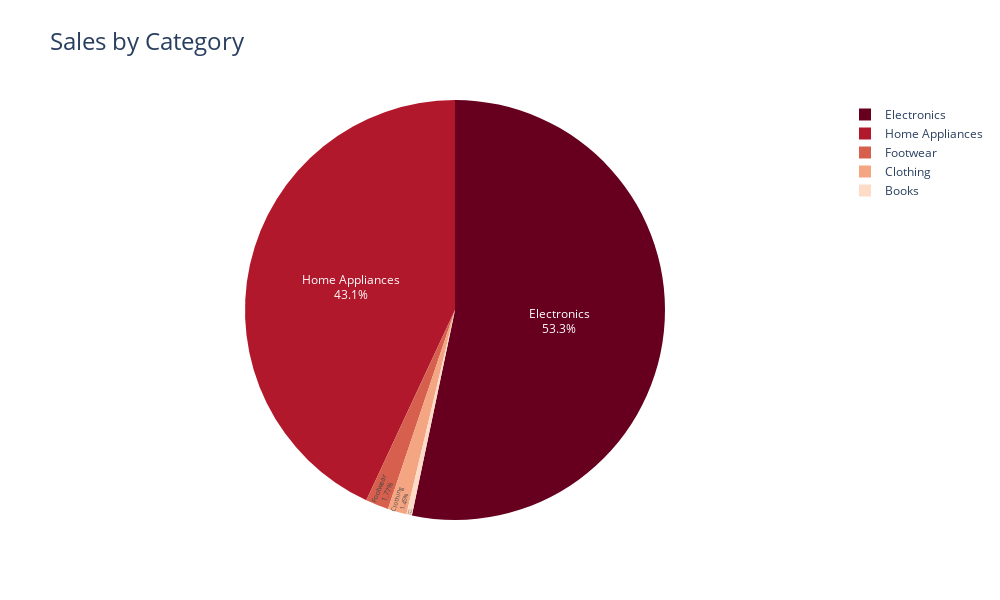

Notebook code for this chart:
### Code cell
fig3 = px.pie(sales_by_category,
              values = "Total Sales",
              names = "Category",
              title = "Sales by Category",
              color_discrete_sequence = px.colors.sequential.RdBu)

fig3.update_traces(textposition = "inside", textinfo = "percent+label")
fig3.update_layout(title_font=dict(size = 24))
fig3.update_layout(width = 1000, height = 600)

fig3.show()

### Figure 1 — Plotly figure (JSON) as saved in the notebook; plotly's stock layout.template omitted (floating-point values rounded to 4 significant figures)
{"data": [{"domain": {"x": [0, 1], "y": [0, 1]}, "hovertemplate": "Category=%{label}<br>Total Sales=%{value}<extra></extra>", "labels": ["Electronics", "Home Appliances", "Footwear", "Clothing", "Books"], "legendgroup": "", "name": "", "showlegend": true, "textinfo": "percent+label", "textposition": "inside", "type": "pie", "values": [129950, 105000, 4320, 3540, 1035]}], "layout": {"height": 600, "legend": {"tracegroupgap": 0}, "piecolorway": ["rgb(103,0,31)", "rgb(178,24,43)", "rgb(214,96,77)", "rgb(244,165,130)", "rgb(253,219,199)", "rgb(247,247,247)", "rgb(209,229,240)", "rgb(146,197,222)", "rgb(67,147,195)", "rgb(33,102,172)", "rgb(5,48,97)"], "title": {"font": {"size": 24}, "text": "Sales by Category"}, "width": 1000}}
